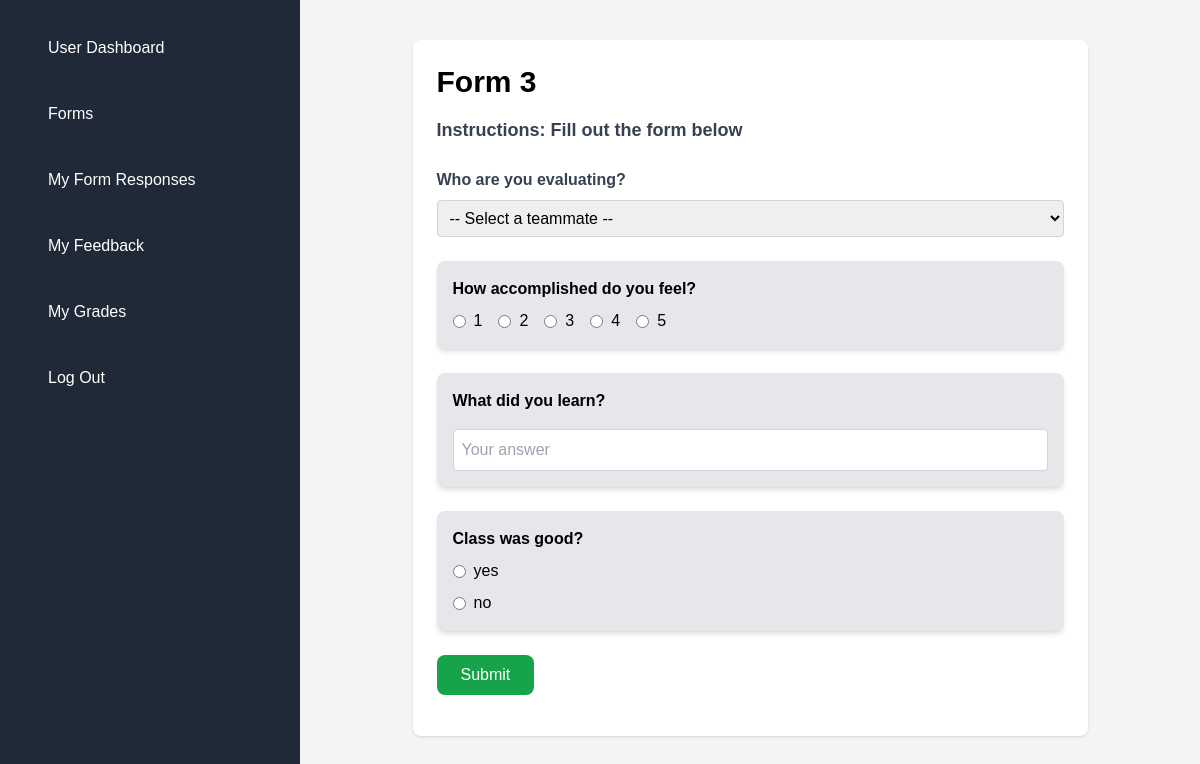
Screenshot of /fill-form/11/ (signed in) with the database file from the repository.
### main/models.py (models this page shows, shortened)
class Form(models.Model):
    title = models.CharField(max_length=200)
    description = models.TextField(blank=True)
    deadline = models.DateTimeField(null=True, blank=True)
    course = models.ForeignKey('courses.Course', on_delete=models.CASCADE, related_name='forms', null=True, blank=True)
    creator = models.ForeignKey(settings.AUTH_USER_MODEL, on_delete=models.CASCADE)
    teams = models.ManyToManyField('courses.Team', related_name='forms', blank=True)
    created_at = models.DateTimeField(auto_now_add=True)
    updated_at = models.DateTimeField(auto_now=True)
    allow_multiple_responses = models.BooleanField(default=False, help_text="Allow each student to submit one response per teammate")

class Question(models.Model):
    QUESTION_TYPES = [
        ('text', 'Short Answer'),
        ('multiple_choice', 'Multiple Choice'),
        ('likert', 'Likert'),
    ]
    form = models.ForeignKey(Form, on_delete=models.CASCADE, related_name='questions')
    question_text = models.TextField()
    question_type = models.CharField(max_length=20, choices=QUESTION_TYPES)
    required = models.BooleanField(default=True)
    order = models.PositiveIntegerField(default=0)

class Choice(models.Model):
    question = models.ForeignKey(Question, on_delete=models.CASCADE, related_name='choices')
    choice_text = models.CharField(max_length=200)

### main/views.py (the view, shortened to what this page needs)
# urls.py: path('fill-form/<int:form_id>/', views.fill_form_view, name='fill_form'),
def fill_form_view(request, form_id):
    form = get_object_or_404(Form, id=form_id)
    questions = form.questions.all()
    student = request.user
    teams = student.teams.filter(course=form.course)
    team = teams.first()
    teammates = team.members.exclude(id=student.id) if team else []
    if form.allow_multiple_responses:
        target_student_id = request.POST.get('target_student') if request.method == 'POST' else None
        target_student = CustomUser.objects.filter(id=target_student_id).first() if target_student_id else None
    return render(request, 'main/fill_form.html', {
        'form': form,
        'questions': questions,
        'teammates': teammates,
        'allow_multiple_responses': form.allow_multiple_responses
    })

### main/templates/main/fill_form.html (shortened to what this page needs)
{% extends "shared/base.html" %}
{% load static %}
{% block content %}
<div class="w-full flex justify-center py-10 bg-gray-100 min-h-screen">
    <div class="w-3/4 bg-white shadow rounded-lg p-6 mb-6">
        <h1 class="text-3xl font-bold mb-4">{{ form.title }}</h1>
        <p class="text-lg font-semibold text-gray-700 mb-4">Instructions: Fill out the form below</p>
        <form method="post" class="space-y-6">
            {% if allow_multiple_responses %}
                <div class="mb-6">
                    <label class="block font-bold mb-2 text-gray-700">Who are you evaluating?</label>
                    <select name="target_student" required class="w-full p-2 rounded border border-gray-300">
                        <option value="">-- Select a teammate --</option>
                    </select>
                </div>
            {% endif %}
            {% for question in questions %}
                <div class="mb-4 p-4 bg-gray-200 rounded-lg shadow-md">
                    <p class="font-bold mb-2">{{ question.question_text }}</p>
                    {% if question.question_type == "likert" %}
                        <div class="flex space-x-4">
                            {% for i in "12345"|make_list %}
                                <label class="flex items-center space-x-2">
                                    <input type="radio" name="question_{{ question.id }}" value="{{ i }}" class="form-radio text-blue-600">
                                    <span>{{ i }}</span>
                                </label>
                            {% endfor %}
                        </div>
                    {% elif question.question_type == "multiple_choice" %}
                        <div class="flex flex-col space-y-2">
                            {% for choice in question.choices.all %}
                                <label class="flex items-center space-x-2">
                                    <input type="radio" name="question_{{ question.id }}" value="{{ choice.id }}">
                                    <span>{{ choice.choice_text }}</span>
                                </label>
                            {% endfor %}
                        </div>
                    {% elif question.question_type == "text" %}
                        <input type="text" name="question_{{ question.id }}" placeholder="Your answer" class="w-full p-2 mt-2 rounded border border-gray-300">
                    {% endif %}
                </div>
            {% endfor %}
            <button type="submit" class="bg-green-600 text-white py-2 px-6 rounded-lg hover:bg-green-700 transition">Submit</button>
        </form>
    </div>
</div>
{% endblock %}

### main/static/main/css/styles.css (style rules this page uses)
body { margin: 0; padding: 0; font-family: "Poppins", sans-serif; }

### shared/templates/shared/base.html (style rules this page uses)
body { background-color: #f0f0f0; font-family: Arial, sans-serif; }

### rows the page displays
Form: title "Form 3"
Question: question_text "How accomplished do you feel?", make_list "1" "2" "3" "4" "5"
Question: question_text "What did you learn?"
Question: question_text "Class was good?"
Choice: choice_text "yes"
Choice: choice_text "no"
